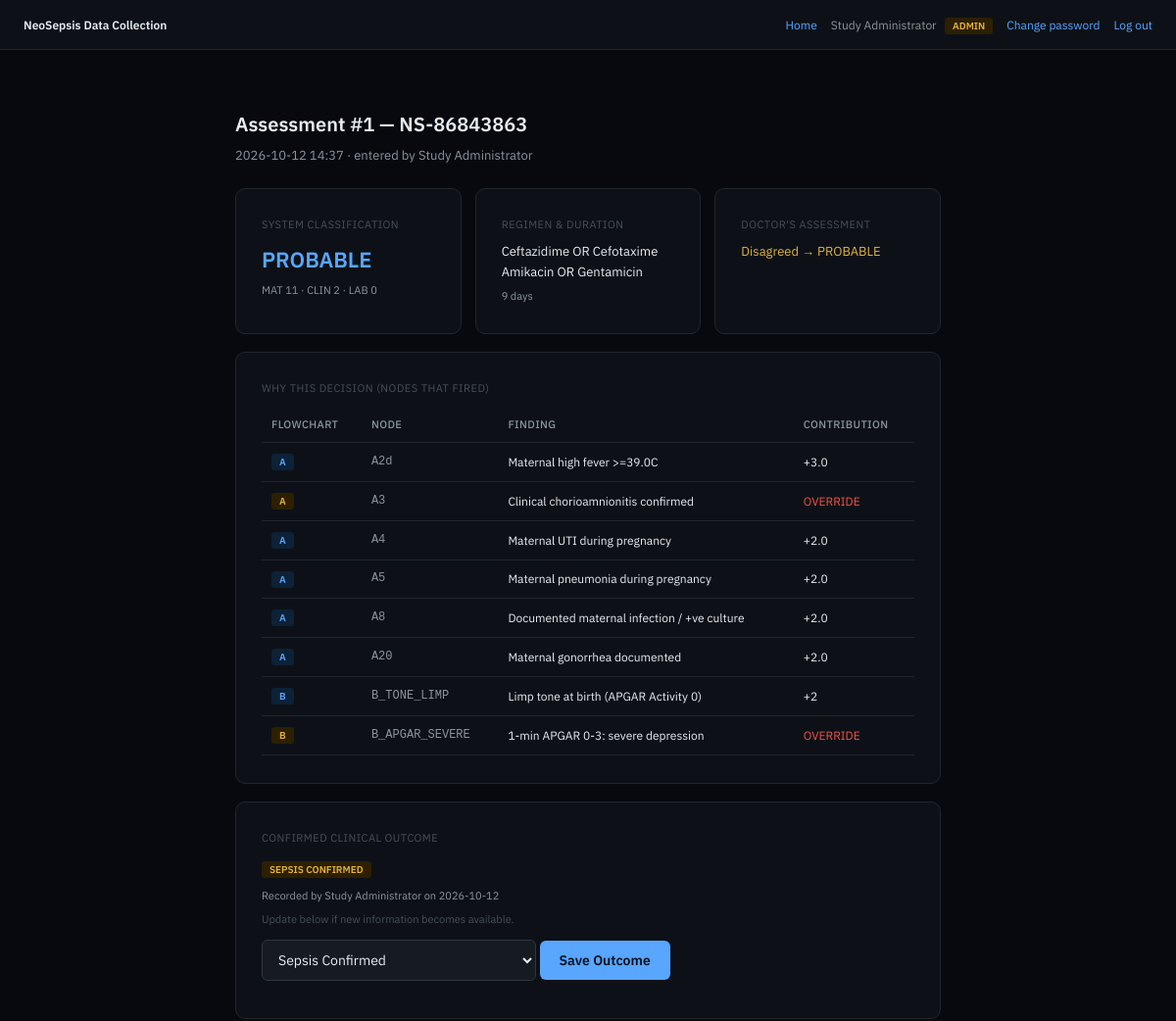
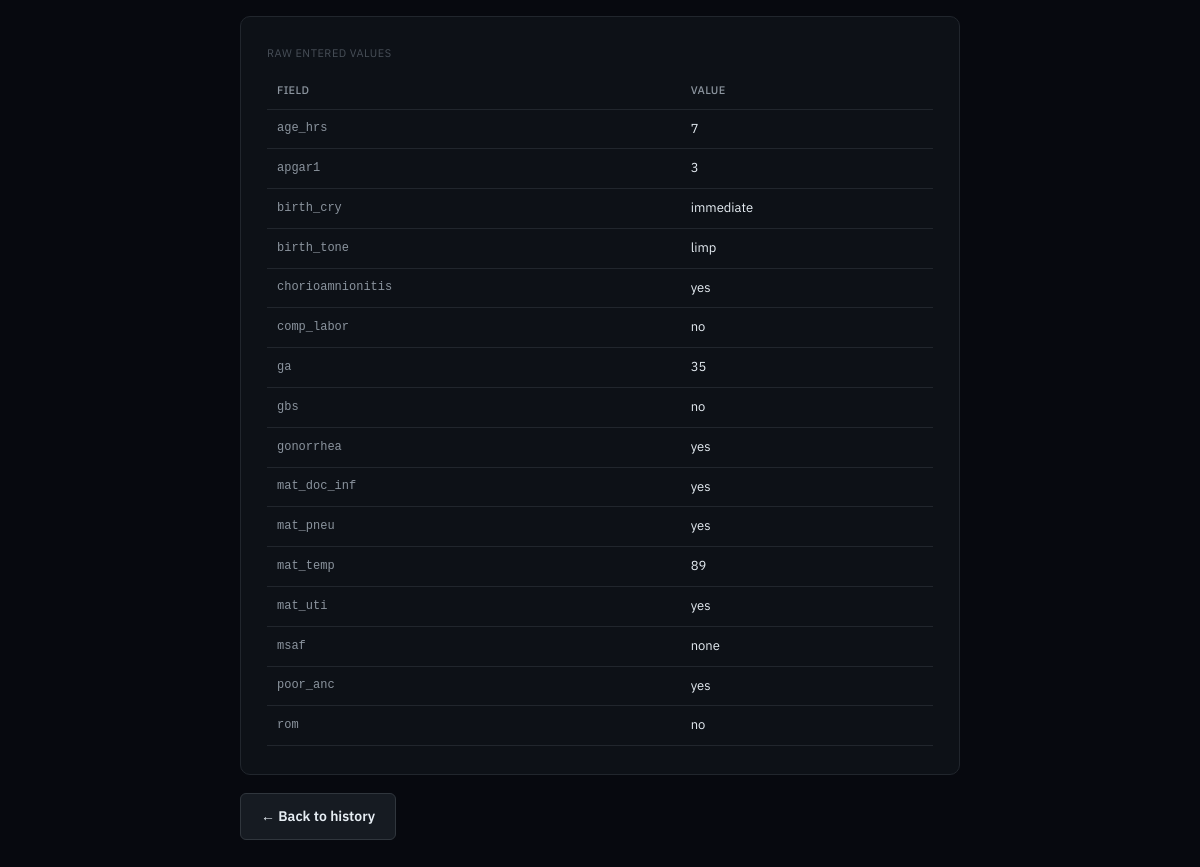
Screenshot of /assessment/NS-86843863/view/1 (signed in) with the database file from the repository (2 pictures, top to bottom).
### models.py (models this page shows, shortened)
class User(UserMixin, db.Model):
    __tablename__ = "users"
    id = db.Column(db.Integer, primary_key=True)
    full_name = db.Column(db.String(120), nullable=False)
    username = db.Column(db.String(80), unique=True, nullable=False)
    password_hash = db.Column(db.String(255), nullable=False)
    role = db.Column(db.String(20), nullable=False, default="doctor")  # "doctor" or "admin"
    created_at = db.Column(db.DateTime, default=datetime.utcnow)
    def is_admin(self):
        return self.role == "admin"

class PatientAssessment(db.Model):
    __tablename__ = "patient_assessments"
    id = db.Column(db.Integer, primary_key=True)
    study_id = db.Column(db.String(20), db.ForeignKey("consent_records.study_id"), nullable=False, index=True)
    entered_by_id = db.Column(db.Integer, db.ForeignKey("users.id"), nullable=False)
    created_at = db.Column(db.DateTime, default=datetime.utcnow)
    raw_inputs = db.Column(db.JSON, nullable=False)
    entered_by = db.relationship("User")

class CdsOutput(db.Model):
    __tablename__ = "cds_outputs"
    id = db.Column(db.Integer, primary_key=True)
    assessment_id = db.Column(db.Integer, db.ForeignKey("patient_assessments.id"), nullable=False, index=True)
    rules_version = db.Column(db.String(20), nullable=False)  # which ruleset produced this
    classification = db.Column(db.String(20))  # PROVEN / PROBABLE / POSSIBLE / NONE
    mat_risk_score = db.Column(db.Integer)
    clinical_sign_count = db.Column(db.Integer)
    lab_score = db.Column(db.Integer)
    regimen_json = db.Column(db.JSON)
    duration_days = db.Column(db.Integer)
    observation_only = db.Column(db.Boolean, default=False)  # mild Possible cases: monitor, don't treat yet
    triggered_nodes = db.Column(db.JSON)  # list of {flowchart, node_id, label, points, override}
    created_at = db.Column(db.DateTime, default=datetime.utcnow)
    confirmed_outcome = db.Column(db.String(20), nullable=True)  # e.g. "sepsis_confirmed" / "sepsis_ruled_out"
    outcome_entered_at = db.Column(db.DateTime, nullable=True)
    outcome_entered_by_id = db.Column(db.Integer, db.ForeignKey("users.id"), nullable=True)
    outcome_entered_by = db.relationship("User", foreign_keys=[outcome_entered_by_id])
    doctor_agreed = db.Column(db.Boolean, nullable=True)  # True = doctor agreed with system's classification
    doctor_classification = db.Column(db.String(20), nullable=True)  # doctor's own call, if they disagreed
    doctor_notes = db.Column(db.Text, nullable=True)
    doctor_reviewed_at = db.Column(db.DateTime, nullable=True)

### assessment.py (the view)
@assessment_bp.route("/<study_id>/view/<int:assessment_id>")
@login_required
def view(study_id, assessment_id):
    assessment = PatientAssessment.query.filter_by(id=assessment_id, study_id=study_id).first_or_404()
    output = CdsOutput.query.filter_by(assessment_id=assessment.id).first()
    return render_template(
        "assessment_view.html",
        study_id=study_id,
        assessment=assessment,
        output=output,
        raw_inputs=assessment.raw_inputs or {},
    )

### app.py (called while the page is built)
def create_app():
    app = Flask(__name__)
    app.config.from_object(Config)
    db.init_app(app)
    login_manager.init_app(app)
    csrf.init_app(app)
    limiter.init_app(app)
    from auth import auth_bp
    from admin import admin_bp
    from consent import consent_bp
    from assessment import assessment_bp
    app.register_blueprint(auth_bp)
    app.register_blueprint(admin_bp)
    app.register_blueprint(consent_bp)
    app.register_blueprint(assessment_bp)
    @login_manager.user_loader
    def load_user(user_id):
        return User.query.get(int(user_id))
    @app.route("/")
    def index():
        if current_user.is_authenticated:
            return redirect(url_for("dashboard"))
        return redirect(url_for("auth.login"))
    @app.route("/dashboard")
    @login_required
    def dashboard():
        return render_template("dashboard.html")
    return app

### templates/assessment_view.html (shortened to what this page needs)
{% extends "base.html" %}
{% block wrapclass %}wide{% endblock %}
{% block content %}
<h1>Assessment #{{ assessment.id }} &mdash; {{ study_id }}</h1>
<p class="sub">{{ assessment.created_at.strftime('%Y-%m-%d %H:%M') }} &middot; entered by {{ assessment.entered_by.full_name }}</p>
<div style="display:grid;grid-template-columns:repeat(3,1fr);gap:14px;margin-bottom:18px">
  <div class="card">
    <div style="font-size:11px;color:var(--text3);text-transform:uppercase;letter-spacing:.5px;margin-bottom:8px">System Classification</div>
    <div style="font-size:22px;font-weight:600;color:var(--accent)">{{ output.classification if output else '—' }}</div>
    <div style="font-size:11px;color:var(--text2);margin-top:6px">MAT {{ output.mat_risk_score if output else '—' }} &middot; CLIN {{ output.clinical_sign_count if output else '—' }} &middot; LAB {{ output.lab_score if output else '—' }}</div>
  </div>
  <div class="card">
    <div style="font-size:11px;color:var(--text3);text-transform:uppercase;letter-spacing:.5px;margin-bottom:8px">Regimen &amp; Duration</div>
    {% if output and output.observation_only %}
      <div style="color:var(--amber);font-size:13px">Observation pathway — no antibiotics started, close monitoring instead</div>
    {% elif output and output.regimen_json and output.regimen_json.regimen %}
      {% for drug in output.regimen_json.regimen %}<div style="font-size:13px">{{ drug }}</div>{% endfor %}
    {% else %}
      <div style="color:var(--green);font-size:13px">None indicated</div>
    {% endif %}
    <div style="font-size:11px;color:var(--text2);margin-top:6px">{{ output.duration_days if output else 0 }} days</div>
  </div>
  <div class="card">
    <div style="font-size:11px;color:var(--text3);text-transform:uppercase;letter-spacing:.5px;margin-bottom:8px">Doctor's Assessment</div>
    {% if output and output.doctor_reviewed_at %}
      {% if output.doctor_agreed %}
        <div style="color:var(--green);font-size:13px">Agreed with system</div>
      {% else %}
        <div style="color:var(--amber);font-size:13px">Disagreed &rarr; {{ output.doctor_classification }}</div>
      {% endif %}
    {% else %}
      <div style="color:var(--text3);font-size:13px">Not yet reviewed</div>
    {% endif %}
  </div>
</div>
<div class="card" style="margin-bottom:18px">
  <div style="font-size:11px;color:var(--text3);text-transform:uppercase;letter-spacing:.5px;margin-bottom:10px">Why This Decision (nodes that fired)</div>
  {% if output and output.triggered_nodes %}
    <table>
      <tr><th>Flowchart</th><th>Node</th><th>Finding</th><th>Contribution</th></tr>
      {% for node in output.triggered_nodes %}
      <tr>
        <td><span class="badge {{ 'admin' if node.override else 'doctor' }}">{{ node.flowchart }}</span></td>
        <td class="mono">{{ node.node_id }}</td>
        <td style="font-size:12px">{{ node.label }}</td>
        <td style="font-size:12px">
          {% if node.override %}
            <span style="color:var(--red)">OVERRIDE</span>
          {% else %}
            +{{ node.points }}
          {% endif %}
        </td>
      </tr>
      {% endfor %}
    </table>
  {% else %}
    <p style="font-size:13px;color:var(--text2)">No individual nodes fired for this case (all values within normal ranges, or no data entered).</p>
  {% endif %}
</div>
<div class="card" style="margin-bottom:18px">
  <div style="font-size:11px;color:var(--text3);text-transform:uppercase;letter-spacing:.5px;margin-bottom:10px">Confirmed Clinical Outcome</div>
  {% if output and output.confirmed_outcome %}
    <div style="margin-bottom:8px">
      <span class="badge {{ 'admin' if output.confirmed_outcome == 'sepsis_confirmed' else 'doctor' }}">{{ output.confirmed_outcome.replace('_', ' ')|title }}</span>
    </div>
    <div style="font-size:11px;color:var(--text2)">
      Recorded by {{ output.outcome_entered_by.full_name if output.outcome_entered_by else 'unknown' }}
      on {{ output.outcome_entered_at.strftime('%Y-%m-%d') if output.outcome_entered_at else '' }}
    </div>
    <div style="font-size:11px;color:var(--text3);margin-top:6px">Update below if new information becomes available.</div>
  {% endif %}
  {% if output %}
  <form method="post" action="{{ url_for('assessment.set_outcome', study_id=study_id, assessment_id=assessment.id) }}" style="margin-top:12px">
    <select name="confirmed_outcome" style="max-width:280px;margin-bottom:10px">
      <option value="sepsis_confirmed" {{ 'selected' if output.confirmed_outcome == 'sepsis_confirmed' }}>Sepsis Confirmed</option>
    </select>
    <button type="submit">Save Outcome</button>
  </form>
  {% endif %}
</div>
<div class="card">
  <div style="font-size:11px;color:var(--text3);text-transform:uppercase;letter-spacing:.5px;margin-bottom:10px">Raw entered values</div>
  <table>
    <tr><th>Field</th><th>Value</th></tr>
    {% for k, v in raw_inputs.items()|sort %}
    <tr><td class="mono">{{ k }}</td><td>{{ v }}</td></tr>
    {% endfor %}
  </table>
</div>
<p style="margin-top:18px">
  <a class="btn btn-secondary" href="{{ url_for('assessment.history', study_id=study_id) }}">&larr; Back to history</a>
</p>
{% endblock %}

### templates/base.html (shortened to what this page needs)
<!DOCTYPE html>
<html lang="en">
<head>
<link rel="stylesheet" href="{{ url_for('static', filename='style.css') }}">
</head>
<body>
{% if current_user.is_authenticated %}
<div class="topbar">
  <div class="brand"><a href="{{ url_for('dashboard') }}" style="color:inherit;text-decoration:none">NeoSepsis Data Collection</a></div>
  <div class="who">
    <a href="{{ url_for('dashboard') }}">Home</a>
    <span>{{ current_user.full_name }} &nbsp;
      <span class="badge {{ 'admin' if current_user.is_admin() else 'doctor' }}">{{ current_user.role }}</span>
    </span>
    <a href="{{ url_for('auth.change_password') }}">Change password</a>
    <a href="{{ url_for('auth.logout') }}">Log out</a>
  </div>
</div>
{% endif %}
<div class="wrap {% block wrapclass %}{% endblock %}">
  {% block content %}{% endblock %}
</div>
</body>
</html>

### static/style.css (style rules this page uses)
:root { --bg:#07090f;--surface:#0d1117;--surface2:#161b22; --border:#21262d;--border2:#30363d; --text:#e6edf3;--text2:#8b949e;--text3:#484f58; --red:#f85149;--green:#3fb950;--amber:#e3b341;--accent:#58a6ff; --sans:'IBM Plex Sans',sans-serif; }
* { box-sizing:border-box;margin:0;padding:0 }
body { font-family:var(--sans);background:var(--bg);color:var(--text); min-height:100vh;font-size:15px;line-height:1.6; }
.topbar { display:flex;justify-content:space-between;align-items:center; padding:14px 24px;background:var(--surface);border-bottom:1px solid var(--border); }
.topbar .brand { font-weight:600;font-size:14px }
.topbar .who { font-size:12px;color:var(--text2);display:flex;align-items:center;gap:14px }
.topbar a { color:var(--accent);text-decoration:none;font-size:12px }
.wrap { max-width:480px;margin:60px auto;padding:0 20px }
.wrap.wide { max-width:760px }
.card { background:var(--surface);border:1px solid var(--border);border-radius:10px; padding:28px 26px; }
h1 { font-size:20px;font-weight:600;margin-bottom:6px }
.sub { color:var(--text2);font-size:13px;margin-bottom:22px }
input[type=text],input[type=password],select { width:100%;background:var(--surface2);border:1px solid var(--border2); border-radius:6px;padding:10px 12px;color:var(--text);font-size:14px;margin-bottom:16px; font-family:var(--sans); }
button,.btn { display:inline-block;background:var(--accent);color:#04101f;font-weight:600; border:none;border-radius:6px;padding:11px 20px;font-size:14px;cursor:pointer; text-decoration:none;font-family:var(--sans); }
.btn-secondary { background:var(--surface2);color:var(--text);border:1px solid var(--border2) }
table { width:100%;border-collapse:collapse;font-size:13px }
th,td { text-align:left;padding:9px 10px;border-bottom:1px solid var(--border) }
th { color:var(--text2);font-weight:500;font-size:11px;text-transform:uppercase;letter-spacing:.4px }
.badge { font-size:10px;padding:2px 8px;border-radius:3px;font-weight:600;text-transform:uppercase }
.badge.admin { background:#2d1f00;color:var(--amber) }
.badge.doctor { background:#0d2137;color:var(--accent) }
.mono { font-family:'IBM Plex Mono',monospace;font-size:12px;color:var(--text2) }

### rows the page displays
User: full_name "Study Administrator", role "ADMIN", entered_by.full_name "Study Administrator", outcome_entered_by "Study Administrator"
PatientAssessment: id "1", study "NS-86843863", created_at "2026-10-12 14:37"
CdsOutput: classification "PROBABLE", mat_risk_score "11", clinical_sign_count "2", lab_score "0", duration_days "9", doctor_classification "PROBABLE", confirmed_outcome.replace "SEPSIS CONFIRMED", outcome_entered_at "2026-10-12"

### other values shown
{{ drug }} "Ceftazidime OR Cefotaxime" "Amikacin OR Gentamicin"
{{ node.flowchart }} "A" "A" "A" "A" "A" "A" "B" "B"
{{ node.node_id }} "A2d" "A3" "A4" "A5" "A8" "A20" "B_TONE_LIMP" "B_APGAR_SEVERE"
{{ node.label }} "Maternal high fever >=39.0C" "Clinical chorioamnionitis confirmed" "Maternal UTI during pregnancy" "Maternal pneumonia during pregnancy" "Documented maternal infection / +ve culture" "Maternal gonorrhea documented" "Limp tone at birth (APGAR Activity 0)" "1-min APGAR 0-3: severe depression"
{{ node.points }} "3.0" "2.0" "2.0" "2.0" "2.0" "2"
{{ k }} "age_hrs" "apgar1" "birth_cry" "birth_tone" "chorioamnionitis" "comp_labor" "ga" "gbs" "gonorrhea" "mat_doc_inf" "mat_pneu" "mat_temp" "mat_uti" "msaf" "poor_anc" "rom"
{{ v }} "7" "3" "immediate" "limp" "yes" "no" "35" "no" "yes" "yes" "yes" "89" "yes" "none" "yes" "no"
